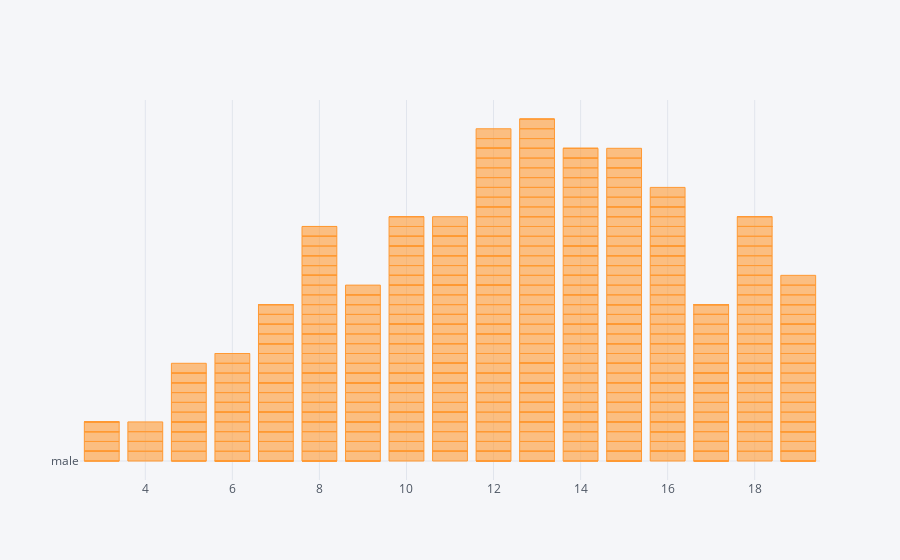

Source (notebook cell):
### Code cell
lcn.iplot(kind="bar",x="Age",y="Gender",mode="LungCap")

### Figure 1 — Plotly figure (JSON) as saved in the notebook; plotly's stock layout.template omitted (floating-point values rounded to 4 significant figures; data arrays with more than 128 entries replaced by an {"elided": "..."} marker saying what was removed)
{"data": [{"marker": {"color": "rgba(255, 153, 51, 0.6)", "line": {"color": "rgba(255, 153, 51, 1.0)", "width": 1}}, "name": "Gender", "orientation": "v", "text": "", "type": "bar", "x": {"elided": "725 int values"}, "y": {"elided": "725 str values"}}], "layout": {"legend": {"bgcolor": "#F5F6F9", "font": {"color": "#4D5663"}}, "paper_bgcolor": "#F5F6F9", "plot_bgcolor": "#F5F6F9", "title": {"font": {"color": "#4D5663"}}, "xaxis": {"gridcolor": "#E1E5ED", "showgrid": true, "tickfont": {"color": "#4D5663"}, "title": {"font": {"color": "#4D5663"}, "text": ""}, "zerolinecolor": "#E1E5ED"}, "yaxis": {"gridcolor": "#E1E5ED", "showgrid": true, "tickfont": {"color": "#4D5663"}, "title": {"font": {"color": "#4D5663"}, "text": ""}, "zerolinecolor": "#E1E5ED"}}}
